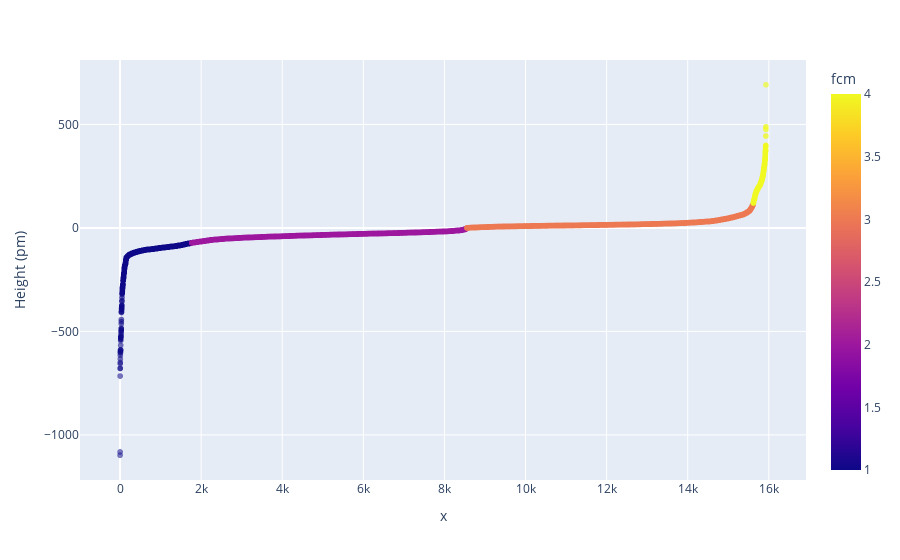

Write notebook code for a chart like this one.
### Code cell
px.scatter(test_defect_properties, 
    x=np.arange(len(test_defect_properties.index)), 
    color='fcm',
    y='Height (pm)',
    opacity=test_defect_properties['fcm_s']
)

### Figure 1 — Plotly figure (JSON) as saved in the notebook; plotly's stock layout.template omitted (floating-point values rounded to 4 significant figures; data arrays with more than 128 entries replaced by an {"elided": "..."} marker saying what was removed)
{"data": [{"hovertemplate": "x=%{x}<br>Height (pm)=%{y}<br>fcm=%{marker.color}<extra></extra>", "legendgroup": "", "marker": {"color": {"elided": "15930 int values"}, "coloraxis": "coloraxis", "opacity": {"elided": "15930 float values"}, "symbol": "circle"}, "mode": "markers", "name": "", "showlegend": false, "type": "scattergl", "x": {"elided": "15930 int values"}, "xaxis": "x", "y": {"elided": "15930 float values"}, "yaxis": "y"}], "layout": {"coloraxis": {"colorbar": {"title": {"text": "fcm"}}, "colorscale": [[0, "#0d0887"], [0.1111, "#46039f"], [0.2222, "#7201a8"], [0.3333, "#9c179e"], [0.4444, "#bd3786"], [0.5556, "#d8576b"], [0.6667, "#ed7953"], [0.7778, "#fb9f3a"], [0.8889, "#fdca26"], [1, "#f0f921"]]}, "legend": {"tracegroupgap": 0}, "margin": {"t": 60}, "xaxis": {"anchor": "y", "domain": [0, 1], "title": {"text": "x"}}, "yaxis": {"anchor": "x", "domain": [0, 1], "title": {"text": "Height (pm)"}}}}
